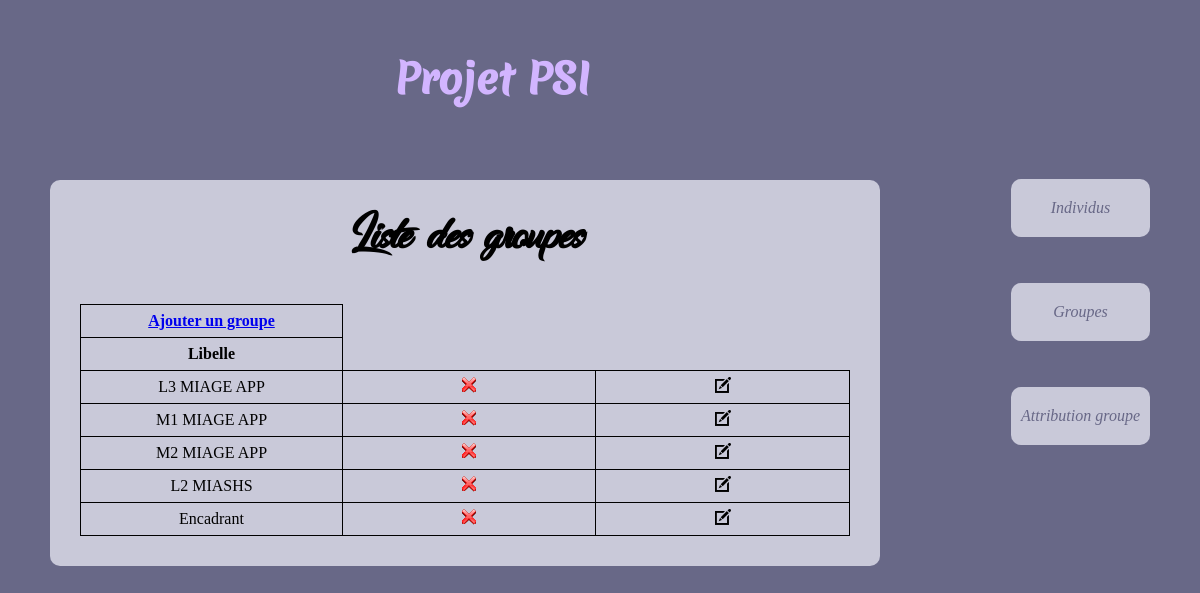
The page /?controller=list&action=grp on the database as committed earlier.
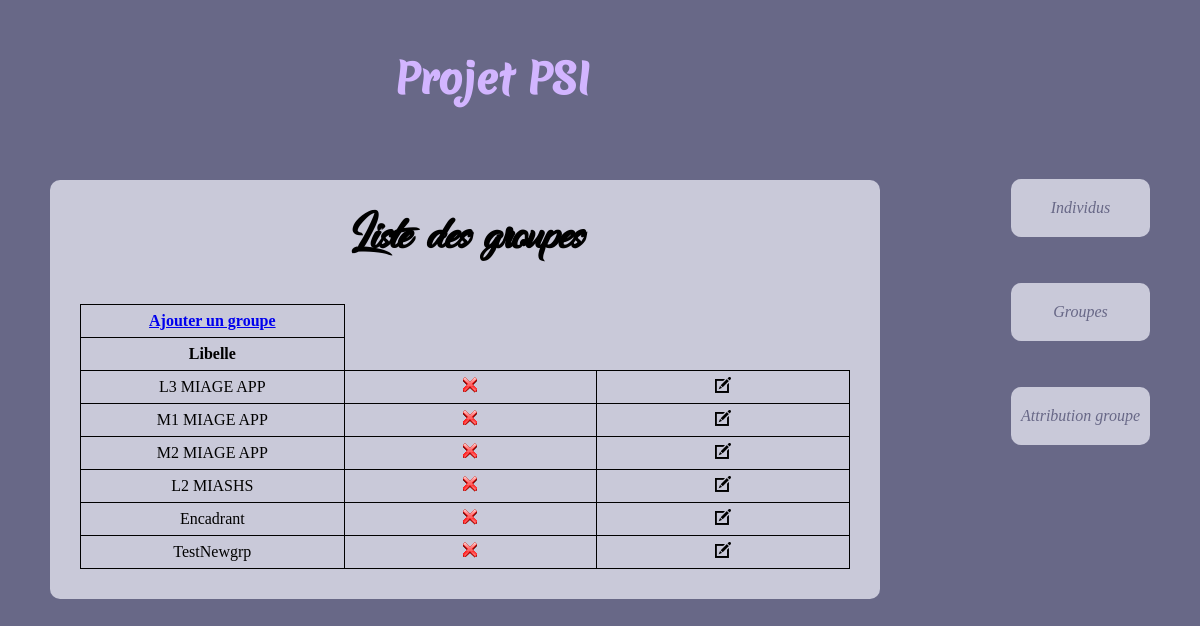
The same page on the database as committed later.
### tables this page shows
CREATE TABLE `GROUPE` (
  `id_groupe` int(11) NOT NULL,
  `libelle` varchar(70) NOT NULL
);

### Views/view_page.php (called while the page is built)
<?php
require_once 'view_begin.php';
require_once 'view_list_grp.php';
?>

### Controllers/Controller_list.php (called while the page is built, shortened)
<?php
class Controller_list extends Controller{
	public function action_grp(){
		$m = Model::get_model();
		$data =['tab' => $m->get_last_grp(), 'taille' => $m->get_nb_grp()];
		$this->render('page',$data);
	}
}
?>

### Models/Model.php (called while the page is built, shortened)
<?php
class Model{
	private $db;
	private static $instance = null;
	private function __construct() {
		try {
			$this->db = new PDO('mysql:host=localhost;dbname=PSI', 'root', 'root');
			$this->db->query('SET NAMES utf8');
			$this->db->setAttribute(PDO::ATTR_ERRMODE, PDO::ERRMODE_EXCEPTION);
		}
		catch (PDOException $e) {
			die ('Echec connexion, erreur n°'. $e->getCode() . ':' . $e->getMessage());
		}
	}
	public static function get_model(){
		if (is_null(self::$instance))
		self::$instance = new Model();
		return self::$instance;
	}
	public function get_last_grp(){
		$requete = $this->db->prepare("select * from groupe");
		$requete->execute();
		return $requete->fetchAll(PDO::FETCH_ASSOC);
	}
	public function get_nb_grp()
	{
		$requete = $this->db->prepare("SELECT COUNT(*) FROM groupe");
		$requete->execute();
		$tab = $requete->fetch(PDO::FETCH_NUM);
		return $tab[0];
	}
}
?>

### Utils/functions.php (called while the page is built)
<?php
function e($message){
	return htmlspecialchars($message, ENT_QUOTES);
}

### Views/view_list_grp.php (the view)
<?php
require_once 'view_begin.php';
?>
<main>
<table>
	<h1> Liste des groupes </h1>
	<tr>
		<td><STRONG><a href="?controller=set&action=form_add_grp"> Ajouter un groupe</a></STRONG></td>
	</tr>
	<tr>
		<td>
			<STRONG>Libelle</STRONG>
		</td>
	</tr>
	<?php foreach($tab as $value): ?>
		<tr>
			<td>
				<?= e($value['libelle']) ?></a>
			</td>
			<td>
				<a href="?controller=set&action=remove_grp&id_groupe=<?= $value["id_groupe"] ?>"><img src="Content/img/remove-icon.png" alt="" class="icone"/></a>
			</td>
			<td>
				<a href="?controller=set&action=form_update_grp&id_groupe=<?= $value["id_groupe"] ?>"><img src="Content/img/edit-icon.png" alt="" class="icone"/></a>
			</td>
		</tr>
	<?php endforeach; ?>
</table>
</main>
</body>
</html>

### index.php (shortened to what this page needs)
<?php
require_once("Utils/functions.php");
require_once("Models/Model.php");
require_once("Controllers/Controller.php");
$controllers = ['home','list','set','search'];
$controller_default = 'home';
if(isset($_GET['controller']) and in_array($_GET['controller'], $controllers))
	$nom_controller = $_GET['controller'];
else
	$nom_controller = $controller_default;
$nom_classe = 'Controller_' . $nom_controller;
$nom_fichier = 'Controllers/' .  $nom_classe . '.php';
if(file_exists($nom_fichier)){
	$controller = new $nom_classe();
}
else
	exit("Error 404: not found!");

### Controllers/Controller.php (shortened to what this page needs)
<?php
abstract class Controller{
	public function __construct(){
		if(isset($_GET['action']) and method_exists($this, "action_" . $_GET["action"]) ){
			$action = "action_" . $_GET["action"];
			$this->$action();
		}
		else
			$this->action_default();
	}
	protected function render($vue, $data = []){
		extract($data);
		$file_name = "Views/view_" . $vue . '.php';
		if(file_exists($file_name)){
			require ($file_name);
		}
		else{
			$this->action_error ("La vue n'existe pas !");
		}
	}
}

### Views/view_begin.php (shortened to what this page needs)
<!DOCTYPE html>
<html>
	<head>
		<link rel="stylesheet" href="Content/css/nobel.css"/>
	</head>
	<body>
		<nav>
			<ul>
				<li><a href="?controller=list&action=individ">Individus</a></li>
				<br><br>
				<li><a href="?controller=list&action=grp">Groupes</a></li>
				<br><br>
				<li><a href="?controller=list&action=appartenir">Attribution groupe</a></li>
			</ul>
		</nav>
		<header>
			<h1><a href="?">Projet PSI</a></h1>
		</header>

### Content/css/nobel.css (style rules this page uses)
body { width : 70%; background-color : #686887; margin:auto; overflow-y: scroll ; position: relative; }
header { width : 75%; margin-left : 150px; padding : 30px; text-align : center; color : #D2B5FF; }
main { width : 70%; margin-left : 150px; margin-right: 100px; background-color : #C9C9D9; border-radius : 10px; padding : 30px; position: relative; }
header h1 { padding : 0px; height : 120px; width : 65%; margin:auto; background-size: 120px; background-repeat: no-repeat; background-position: right; }
header h1 a { display :block; margin : 0px; font-family: Merienda; height: 100%; text-decoration: none; color : inherit; }
nav { position : absolute; top : 163px; right : 0px; }
nav ul { padding-left : 20px; }
nav li { list-style-type : none; padding : 0; margin-bottom : 10px; }
nav li a { display : block; margin : 0; background-color : #C9C9D9; border-radius : 10px; padding-top : 20px; padding-bottom : 20px; padding-left : 10px; padding-right : 10px; vertical-align : middle; text-align : center; text-decoration : none; color : #686887; font-style : italic; }
h1 { font-family: "dancing_in_the_rainbow"; font-size: 3.5em; text-align: center; margin-top: 0px; }
table { border-collapse : collapse; margin : auto; }
td,th { border : 1px solid black; width : 300px; height : 30px; text-align : center; }
img.icone { width: 16px; }
@media screen and (min-width: 1100px) and (max-width: 1400px) { body { width : 1100px; } }
@media screen and (min-width: 1100px) and (max-width: 1400px) { header h1 { font-size : 2.5em; padding-top: 20px; height : 100px; } }
@media screen and (min-width: 1100px) and (max-width: 1400px) { main, header { margin-left : 0px; } }

Rows that differ between the two databases and show on the page:
added groupe: libelle "TestNewgrp"
